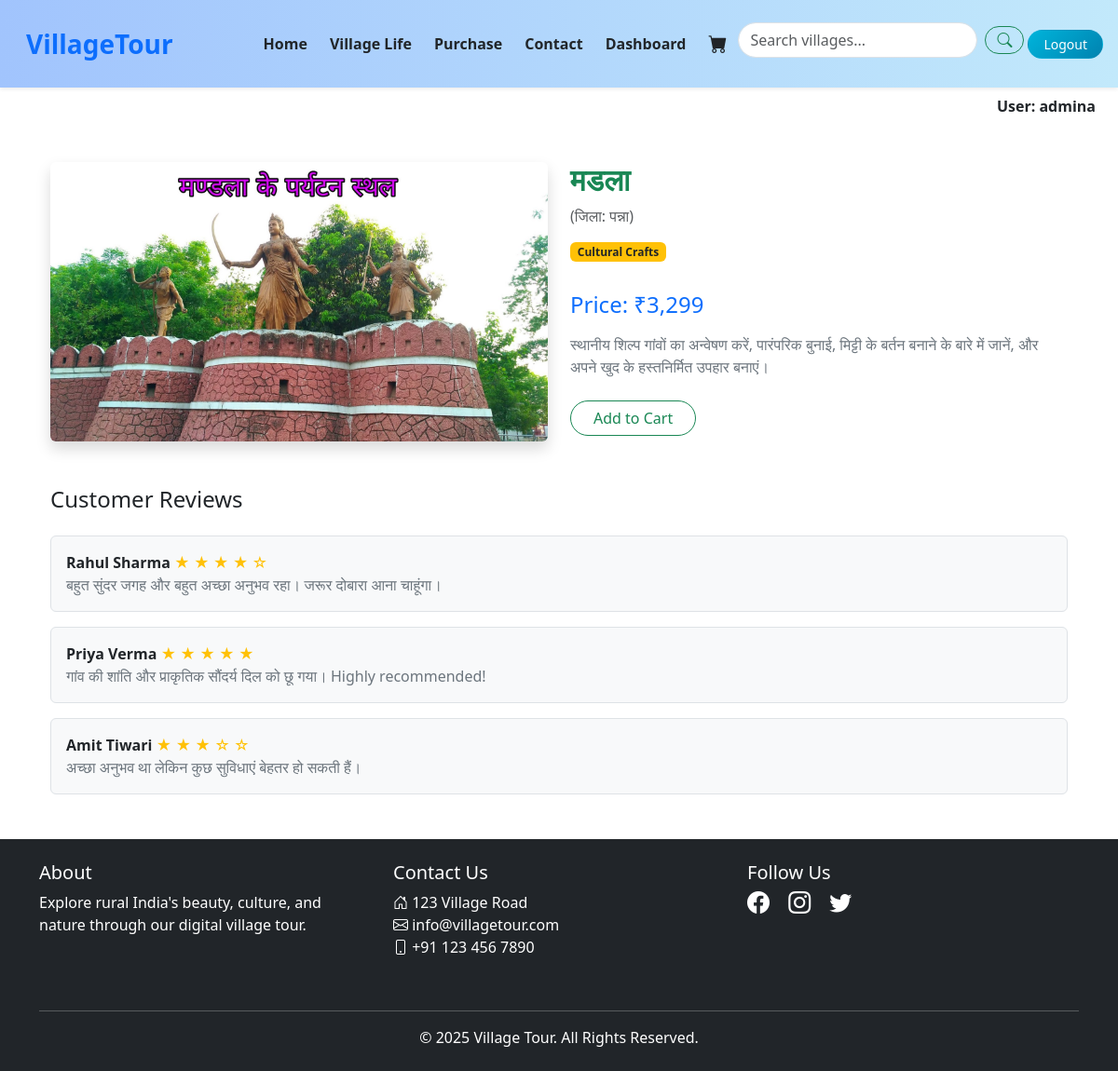
/village1/1/4/, run on the app's committed database.
### myvillageapp/models.py (models this page shows, shortened)
class User(models.Model):
    profile_pic = models.ImageField(upload_to='profile_pics/', default='default.jpeg/*', blank=True)
    username = models.CharField(max_length=100)
    email = models.EmailField(unique=True)
    password = models.CharField(max_length=100)
    phone = models.IntegerField()

class Village(models.Model):
    name = models.CharField(max_length=100)
    district = models.CharField(max_length=100)
    price = models.CharField(max_length=100)
    description = models.TextField()
    image = models.ImageField(upload_to='villages/')
    distance = models.CharField(max_length=100)
    category = models.CharField(max_length=100)

### myvillageapp/views.py (the view)
# urls.py: path('village1/<int:pk>/<int:it>/', views.village_detail1, name='village_detail1'),
def village_detail1(request, pk, it):
    user = User.objects.get(id=pk)
    databreak = {
        'id': user.id,
        'username': user.username,
        'email': user.email,
        'password': user.password,
        'phone': user.phone,
        'profile_image': user.profile_pic
    }
    village = get_object_or_404(Village, pk=it)
    return render(request, 'village_detail.html', {'village': village, 'user': databreak})

### myvillageapp/templates/village_detail.html
{% extends 'common.html' %}
{% load static %}
{% block content %}
<div class="container my-5">
  <div class="row g-4">
    <div class="col-md-6">
      <img src="{{ village.image.url }}" class="img-fluid rounded shadow" alt="{{ village.name }}">
    </div>
    <div class="col-md-6">
      <h2 class="text-success fw-bold">{{ village.name }}</h2>
      <p class="text-muted">(जिला: {{ village.district }})</p>
      <span class="badge bg-warning text-dark mb-3">{{ village.category }}</span>
      <h4 class="text-primary mt-3">Price: {{ village.price }}</h4>
      <p class="mt-3 text-secondary">{{ village.description }}</p>
      <div class="d-flex gap-2 mt-4">
        {% if user.id %}
          <a href="{% url 'addcard1' pk=user.id it=village.id %}" class="btn btn-outline-success rounded-pill px-4">Add to Cart</a>
        {% else %}
          <a href="{% url 'addcard' it=village.id %}" class="btn btn-outline-success rounded-pill px-4">Add to Cart</a>
        {% endif %}
      </div>
    </div>
  </div>
  <div class="mt-5">
    <h4 class="text-dark mb-4">Customer Reviews</h4>
    <div class="border rounded p-3 mb-3 bg-light">
      <strong>Rahul Sharma</strong>
      <span class="text-warning">★ ★ ★ ★ ☆</span>
      <p class="text-secondary mb-0">बहुत सुंदर जगह और बहुत अच्छा अनुभव रहा। जरूर दोबारा आना चाहूंगा।</p>
    </div>
    <div class="border rounded p-3 mb-3 bg-light">
      <strong>Priya Verma</strong>
      <span class="text-warning">★ ★ ★ ★ ★</span>
      <p class="text-secondary mb-0">गांव की शांति और प्राकृतिक सौंदर्य दिल को छू गया। Highly recommended!</p>
    </div>
    <div class="border rounded p-3 mb-3 bg-light">
      <strong>Amit Tiwari</strong>
      <span class="text-warning">★ ★ ★ ☆ ☆</span>
      <p class="text-secondary mb-0">अच्छा अनुभव था लेकिन कुछ सुविधाएं बेहतर हो सकती हैं।</p>
    </div>
  </div>
</div>
{% endblock %}

### myvillageapp/templates/common.html (shortened to what this page needs)
{% load static %}
{% block css %}
  <link rel="stylesheet" href="{% static 'css/common.css' %}">
{% endblock css %}
<!DOCTYPE html>
<html lang="en">
<head>
  <link href="https://cdn.jsdelivr.net/npm/bootstrap@5.3.3/dist/css/bootstrap.min.css" rel="stylesheet">
  <link href="https://cdn.jsdelivr.net/npm/bootstrap-icons/font/bootstrap-icons.css" rel="stylesheet">
</head>
<body>
<nav class="navbar navbar-expand-lg navbar-light bg-white shadow-sm py-3 sticky-top" style="backdrop-filter: blur(10px); background: linear-gradient(to right, #a1c4fd, #c2e9fb);">
  <div class="container-fluid">
    <a class="navbar-brand fw-bold text-primary fs-3 ms-3" href="#">VillageTour</a>
    <div class="collapse navbar-collapse" id="mainNavbar">
      <ul class="navbar-nav ms-auto align-items-lg-center mb-2 mb-lg-0">
        {% if user.id %}
          <li class="nav-item mx-1">
            <a class="nav-link fw-semibold text-dark" href="{% url 'village_list1' pk=user.id %}">Home</a>
          </li>
          <li class="nav-item mx-1">
            <a class="nav-link fw-semibold text-dark" href="{% url 'village_life1' pk=user.id %}">Village Life</a>
          </li>
          <li class="nav-item mx-1">
            <a class="nav-link fw-semibold text-dark" href="{% url 'Purchase1' pk=user.id %}">Purchase</a>
          </li>
          <li class="nav-item mx-1">
            <a class="nav-link fw-semibold text-dark" href="{% url 'contact1' pk=user.id %}">Contact</a>
          </li>
          <li class="nav-item mx-1">
            <a class="nav-link fw-semibold text-dark" href="{% url 'dashboard1' pk=user.id %}">Dashboard</a>
          </li>
          <li class="nav-item mx-1">
            <a class="nav-link text-dark" href="{% url 'showcart1' pk=user.id %}"><i class="bi bi-cart-fill fs-5"></i></a>
          </li>
          <form action="{% url 'village_list' %}" class="d-flex align-items-center mt-2" role="search">
          <input type="text" name="q" class="form-control me-2 rounded-pill" placeholder="Search villages..." aria-label="Search">
          <button class="btn btn-outline-success rounded-pill" type="submit">
            <i class="bi bi-search"></i>
          </button>
        </form>
          <li class="nav-item mx-1">
            <a class="btn btn-gradient-primary rounded-pill px-3 btn-sm" href="{% url 'village_list' %}">Logout</a>
          </li>
        {% endif %}
      </ul>
    </div>
  </div>
</nav>
{% if user.id %}
<div class="text-end pe-4 mt-2 d-none d-lg-block">
  <span class="fw-bold text-dark">User: {{ user.username }}</span>
</div>
{% endif %}
<div class="container my-4">
  {% block content %}{% endblock %}
</div>
<footer class="bg-dark text-white py-4 mt-5">
  <div class="container">
    <div class="row">
      <div class="col-md-4 mb-3">
        <h5><a href="{% url 'about' %}" class="text-white text-decoration-none">About</a></h5>
        <p>Explore rural India's beauty, culture, and nature through our digital village tour.</p>
      </div>
      <div class="col-md-4 mb-3">
        <h5>Contact Us</h5>
        <ul class="list-unstyled">
          <li><i class="bi bi-house-door"></i> 123 Village Road</li>
          <li><i class="bi bi-envelope"></i> info@villagetour.com</li>
          <li><i class="bi bi-phone"></i> +91 123 456 7890</li>
        </ul>
      </div>
      <div class="col-md-4 mb-3">
        <h5>Follow Us</h5>
        <div>
          <a href="https://facebook.com" class="text-white me-3"><i class="bi bi-facebook fs-4"></i></a>
          <a href="https://instagram.com" class="text-white me-3"><i class="bi bi-instagram fs-4"></i></a>
          <a href="https://twitter.com" class="text-white"><i class="bi bi-twitter fs-4"></i></a>
        </div>
      </div>
    </div>
    <hr class="border-light mt-4">
    <div class="text-center">
      &copy; 2025 Village Tour. All Rights Reserved.
    </div>
  </div>
</footer>
</body>
</html>

### myvillageapp/templates/common.html (style rules this page uses)
.btn-gradient-primary { background: linear-gradient(135deg, #00b4db, #0083b0); color: white; transition: all 0.3s ease-in-out; }

### data on the page
User: username "admina"
Village: image (picture), name "मडला", district "पन्ना", category "Cultural Crafts", price "₹3,299", description "स्थानीय शिल्प गांवों का अन्वेषण करें, पारंपरिक बुनाई, मिट्टी के बर्तन बनाने के बारे में जानें, और अपने खुद के हस्तनिर्मित उपहार बनाएं।"
